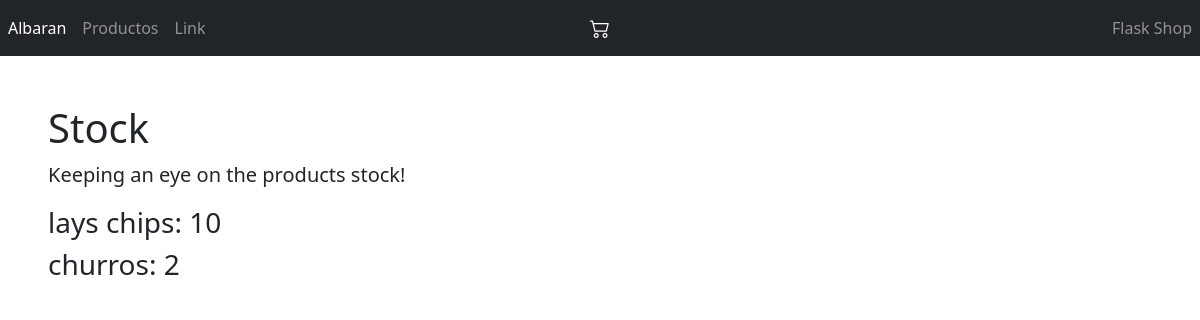
Before: /productos with the older database file.
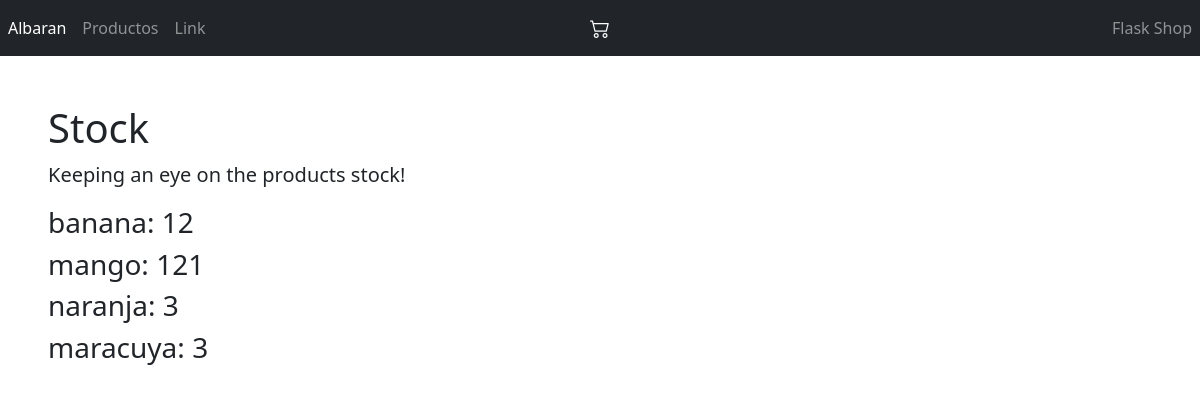
After: the same page with the newer database file.
### models.py (models this page shows)
class Producto(db.Model):
    __tablename__ = 'producto'
    id = db.Column(db.Integer, primary_key=True)
    name = db.Column(db.String(50), unique=True, nullable=False)
    stock = db.Column(db.Integer, nullable=False)

### routes.py (the view)
@main.route("/productos") # por defecto es GET
def productos():
    productos = Producto.query.all()
    return render_template("productos.html", productos=productos)

### templates/productos.html (shortened to what this page needs)
{% extends "base.html" %}
{% block main %}
    <h1 class="ml-5 mt-5">Stock</h1>
    <p class="ml-5 blockquote">Keeping an eye on the products stock!</p>
    {% for producto in productos %}
    <article>
        <header>
            <h3 class="ml-5">{{ producto.name }}: {{ producto.stock }}</h3>
        </header>
    </article>
    {% else %}
    <p>No hay posts</p>
    {% endfor %}
{% endblock %}

### templates/base.html (shortened to what this page needs)
<!DOCTYPE html>
<html lang="en">
<head>
    <link rel="stylesheet" href="https://cdn.jsdelivr.net/npm/bootstrap@4.3.1/dist/css/bootstrap.min.css">
    <link href="https://cdn.jsdelivr.net/npm/bootstrap@5.3.3/dist/css/bootstrap.min.css" rel="stylesheet">
    <link rel="stylesheet" href="https://cdn.jsdelivr.net/npm/bootstrap-icons@1.11.3/font/bootstrap-icons.min.css">
</head>
<body>
  <nav class="navbar navbar-expand-md navbar-dark bg-dark">
    <div class="navbar-collapse collapse w-100 order-1 order-md-0 dual-collapse2">
        <ul class="navbar-nav mr-auto">
            <li class="nav-item active">
                <a class="nav-link" href="/albaran">Albaran</a>
            </li>
            <li class="nav-item">
                <a class="nav-link" href="/productos">Productos</a>
            </li>
            <li class="nav-item">
                <a class="nav-link" href="#">Link</a>
            </li>
        </ul>
    </div>
    <div class="mx-auto order-0">
        <a class="navbar-brand mx-auto" href="/"><i class="bi bi-cart2"></i></a>
    </div>
    <div class="navbar-collapse collapse w-100 order-3 dual-collapse2">
        <ul class="navbar-nav ml-auto">
            <li class="nav-item">
                <a class="nav-link" href="#">Flask Shop</a>
            </li>
        </ul>
    </div>
</nav>
      <main>
        {% block main %}{% endblock %}
      </main>
  </body>
</html>

Changed rows visible on the page:
changed Producto: name "lays chips" → "banana"; stock "10" → "12"
changed Producto: name "churros" → "mango"; stock "2" → "121"
added Producto: name "naranja", stock "3"
added Producto: name "maracuya", stock "3"
